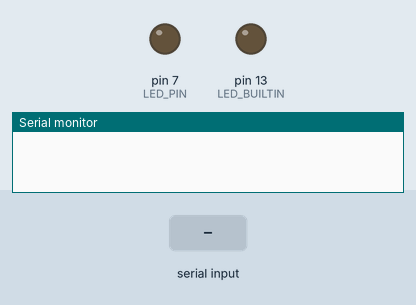
The sketch below on a simulated Arduino Uno, built with avr-gcc and run on an emulated ATmega328P. Shown: output pins drawn as LEDs (lit = HIGH), the last lines printed to the serial monitor. The inputs (shaded band) are chosen by the test bench.

Above: at 1.2 s.
1.3 s: "1" received over Serial
At 2.4 s:
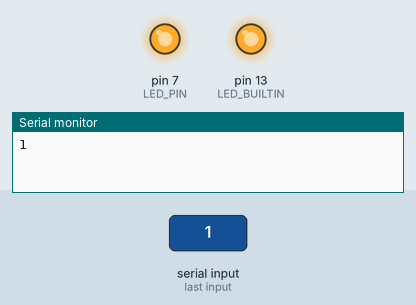
2.8 s: "0" received over Serial
At 3.5 s:
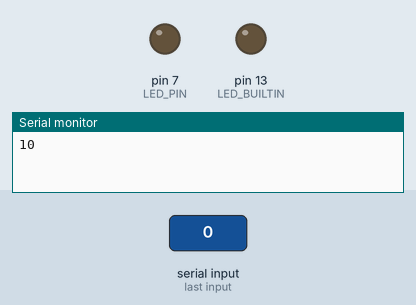
Timing chart, 0 to 5.8 s (numbered marks = the images above; inputs shaded):
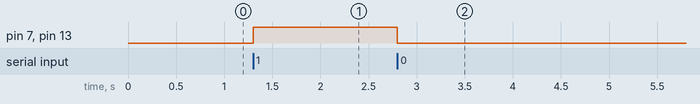

The sketch:

arduino_basic_bluetooth_reciever.ino
```cpp
char Incoming_value = 0;
int LED_PIN = 7;

//Set pins and serial to be ready for inputs/outputs
void setup() {
  Serial.begin(9600);
  pinMode(LED_PIN,OUTPUT);
  pinMode(LED_BUILTIN,OUTPUT);
}

void  loop() {
  //Check if there is a command ready
  if (Serial.available()  > 0)
    {
      //Read command sent
      Incoming_value = Serial.read();
      Serial.print(Incoming_value);

      //Turn on when 1
      if (Incoming_value == '1'){
        digitalWrite(LED_PIN,HIGH);
        digitalWrite(LED_BUILTIN,HIGH);
      }

      //Turn off when 0
      else if(Incoming_value == '0'){
        digitalWrite(LED_PIN,LOW);
        digitalWrite(LED_BUILTIN,LOW);
      }

    }
}
```

Measured:
- after the input at 1.3 s, pin 7 (LED_PIN), pin 13 (LED_BUILTIN): LOW → HIGH at once
- after the input at 2.8 s, pin 7 (LED_PIN), pin 13 (LED_BUILTIN): HIGH → LOW at once
